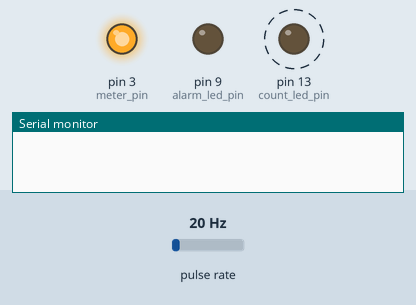
This sketch was run on a simulated Arduino Uno, built with avr-gcc and run on an emulated ATmega328P. Parts: output pins drawn as LEDs (lit = HIGH), the last lines printed to the serial monitor. Wiring (inferred from the names in the program): pulse sensor: data pin 2. Dashed ring = blinking. The test bench sets the inputs (shaded band); at power-on: pulse rate 20 Hz.

Above: at 1.2 s.
1.3 s: pulse rate (sensor on pin 2) set to 100 Hz
2.8 s: pulse rate (sensor on pin 2) set to 94 Hz
At 2.93 s:
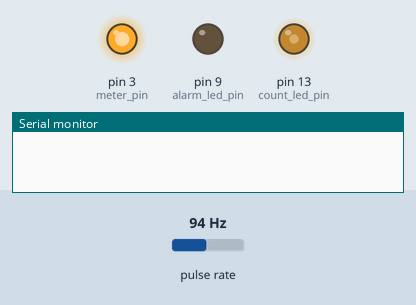
5.8 s: pulse rate (sensor on pin 2) set to 77 Hz
8.8 s: pulse rate (sensor on pin 2) set to 72 Hz
At 10.87 s:
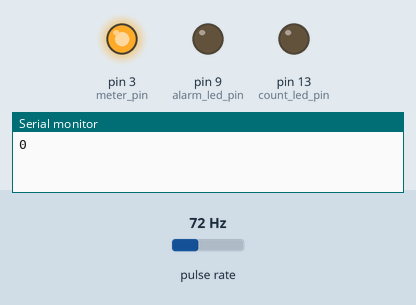
Timing chart, 0 to 12.8 s (numbered marks = the images above; inputs shaded):
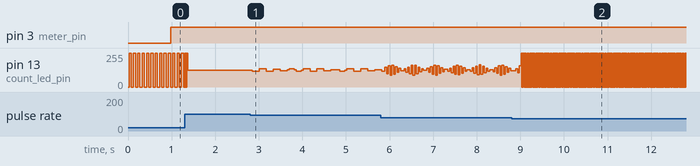

Measured:
- the behaviour switches between 75 and 74 Hz on pulse rate (sensor on pin 2) (found by bisection; images 1 and 2)
- after the input at 2.8 s, pin 13 (count_led_pin): 126/255 → 119/255 after 0.06 s, → 136/255 0.16 s later, → 119/255 0.16 s later, → 135/255 0.16 s later, … (22 changes in this stretch)

The sketch:

geiger.ino
```cpp
// geiger
// CPM to uSv/h ratio: 153.8 CPM per uSv/h = 6.502 nSv/h per CPM
// = 56.996 uSv per year per CPM.
// Background dose received by an average person per year, including medical
//  scans = 4000 uSv. (XKCD)
// 1 REM = 10000 uSv

#include <util/atomic.h>
#define ALARM_CPM 70
const int geiger_pin = 2;
const int meter_pin = 3;
const int count_led_pin = 13;
const int alarm_led_pin = 9;
const int n=20;
volatile int pos=0;
volatile long buf[n];
volatile int led=0;
volatile bool triggered=false;
const int maxcpm=100;
unsigned long printtimer=0;

void setup() {
  pinMode(meter_pin, OUTPUT);
  pinMode(count_led_pin, OUTPUT);
  pinMode(alarm_led_pin, OUTPUT);

  digitalWrite(alarm_led_pin, HIGH);
  // Ring buffer
  for (int i=0; i<n; i++) { buf[i] = -1; }

  Serial.begin(115200);
  pinMode(geiger_pin, INPUT);
  attachInterrupt(digitalPinToInterrupt(geiger_pin), isrcount, FALLING);
}

void loop() {
    long avg, cpm;
    ATOMIC_BLOCK(ATOMIC_RESTORESTATE) {
        if (buf[pos] != -1 && triggered) {
            // ms between pulses
            avg = (buf[pos>0 ? pos-1 : n-1] - buf[pos]) / (n -1);
            cpm = min(maxcpm, 60000 / avg);
            analogWrite(meter_pin, map(cpm,0,maxcpm,0,255));
            triggered = false;
        }
    }
    if (cpm > ALARM_CPM) { digitalWrite(alarm_led_pin, HIGH); }
    else { digitalWrite(alarm_led_pin, LOW); }
    if ((millis()- printtimer)  > 10000) {
//            printbuffer();
            if (buf[pos] != -1) {
//                Serial.print(avg);
//                Serial.print("\t");
                Serial.print(cpm);
            }
            Serial.println();
            printtimer = millis();
    }
}

void isrcount() {
  buf[pos] = millis();
  pos++;
  if (pos > n-1) { pos = 0; }
  led = !led;
  digitalWrite(count_led_pin, led);
  triggered = true;
}

void printbuffer() {
    Serial.println(' ');
    for (int i=0; i<n; i++) {
        Serial.print(i);
        Serial.print("\t");
        Serial.print(buf[i]);
        if (i == pos) {
            Serial.println("\t<----");
        }
        else {
           Serial.println();
        }
    }
    //delay(1000);
}
```
